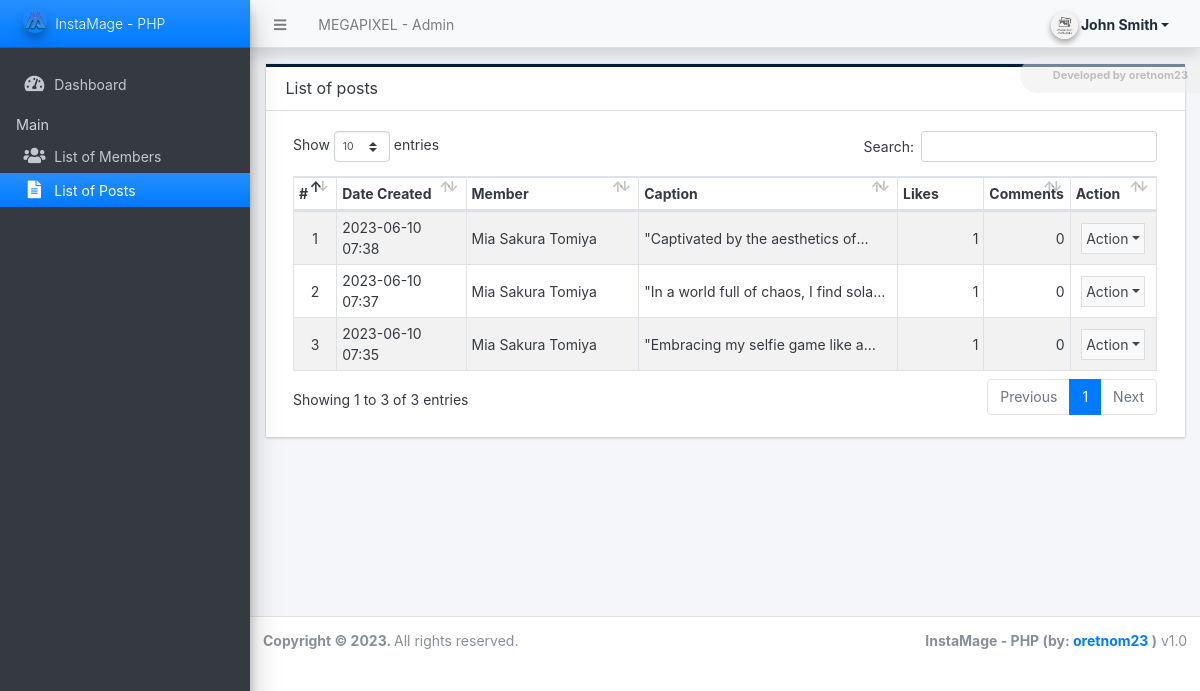
The app's page /admin/?page=posts (signed in) with its own data.
### tables this page shows
CREATE TABLE `post_list` (
  `id` int(30) NOT NULL,
  `member_id` int(30) NOT NULL,
  `caption` text NOT NULL,
  `upload_path` text NOT NULL,
  `date_created` datetime NOT NULL DEFAULT current_timestamp(),
  `date_updated` datetime NOT NULL DEFAULT current_timestamp() ON UPDATE current_timestamp()
);

### classes/DBConnection.php (called while the page is built, shortened)
<?php
class DBConnection{
    private $host = DB_SERVER;
    private $username = DB_USERNAME;
    private $password = DB_PASSWORD;
    private $database = DB_NAME;
    public $conn;
    public function __construct(){
        if (!isset($this->conn)) {
            $this->conn = new mysqli($this->host, $this->username, $this->password, $this->database);
        }
    }
}
?>

### classes/SystemSettings.php (called while the page is built, shortened)
<?php
class SystemSettings extends DBConnection{
	function userdata($field = ''){
		if(!empty($field)){
			if(isset($_SESSION['userdata'][$field]))
				return $_SESSION['userdata'][$field];
			else
				return null;
		}else{
			return false;
		}
	}
}
$_settings = new SystemSettings();
?>

### config.php (called while the page is built, shortened)
<?php
require_once('classes/DBConnection.php');
require_once('classes/SystemSettings.php');
function format_num($number = '' , $decimal = ''){
    if(is_numeric($number)){
        $ex = explode(".",$number);
        $decLen = isset($ex[1]) ? strlen($ex[1]) : 0;
        if(is_numeric($decimal)){
            return number_format($number,$decimal);
        }else{
            return number_format($number,$decLen);
        }
    }else{
        return "Invalid Input";
    }
}
?>

### admin/posts/index.php (the view, shortened to what this page needs)
<div class="card card-outline rounded-0 card-navy">
	<div class="card-header">
		<h3 class="card-title">List of posts</h3>
	</div>
	<div class="card-body">
        <div class="container-fluid">
			<table class="table table-hover table-striped table-bordered" id="list">
				<colgroup>
					<col width="5%">
					<col width="15%">
					<col width="20%">
					<col width="30%">
					<col width="10%">
					<col width="10%">
					<col width="10%">
				</colgroup>
				<thead>
					<tr>
						<th>#</th>
						<th>Date Created</th>
						<th>Member</th>
						<th>Caption</th>
						<th>Likes</th>
						<th>Comments</th>
						<th>Action</th>
					</tr>
				</thead>
				<tbody>
					<?php
					$i = 1;
						$qry = $conn->query("SELECT p.*, concat(m.firstname, ' ', coalesce(concat(m.middlename,' '),''),m.lastname) as `name`, m.avatar, COALESCE((SELECT count(member_id) FROM `like_list` where post_id = p.id),0) as `likes`, COALESCE((SELECT count(member_id) FROM `comment_list` where post_id = p.id),0) as `comments` FROM post_list p inner join `member_list` m on p.member_id = m.id where p.member_id = '{$_settings->userdata('id')}' order by unix_timestamp(p.date_updated) desc");
						while($row = $qry->fetch_assoc()):
					?>
						<tr>
							<td class="text-center"><?php echo $i++; ?></td>
							<td><?php echo date("Y-m-d H:i",strtotime($row['date_created'])) ?></td>
							<td><?php echo $row['name'] ?></td>
							<td class=""><p class="m-0 truncate-1"><?= $row['caption'] ?></p></td>
							<td class="text-right"><?php echo format_num($row['likes']) ?></td>
							<td class="text-right"><?php echo format_num($row['comments']) ?></td>
							<td align="center">
								 <button type="button" class="btn btn-flat p-1 btn-default btn-sm dropdown-toggle dropdown-icon" data-toggle="dropdown">
				                  		Action
				                  </button>
							</td>
						</tr>
					<?php endwhile; ?>
				</tbody>
			</table>
		</div>
	</div>
</div>

### records on screen
post_list: date_created "2023-06-10 07:38", name "Mia Sakura Tomiya", caption "\"Captivated by the aesthetics…", likes "1", comments "0"
post_list: date_created "2023-06-10 07:37", name "Mia Sakura Tomiya", caption "\"In a world full of chaos, I find…", likes "1", comments "0"
post_list: date_created "2023-06-10 07:35", name "Mia Sakura Tomiya", caption "\"Embracing my selfie game like…", likes "1", comments "0"

### other values on screen
$_settings->info('name') "MEGAPIXEL"
$_settings->userdata('firstname').' '.$_settings->userdata('lastname') "John Smith"
$_settings->info('short_name') "InstaMage - PHP"
